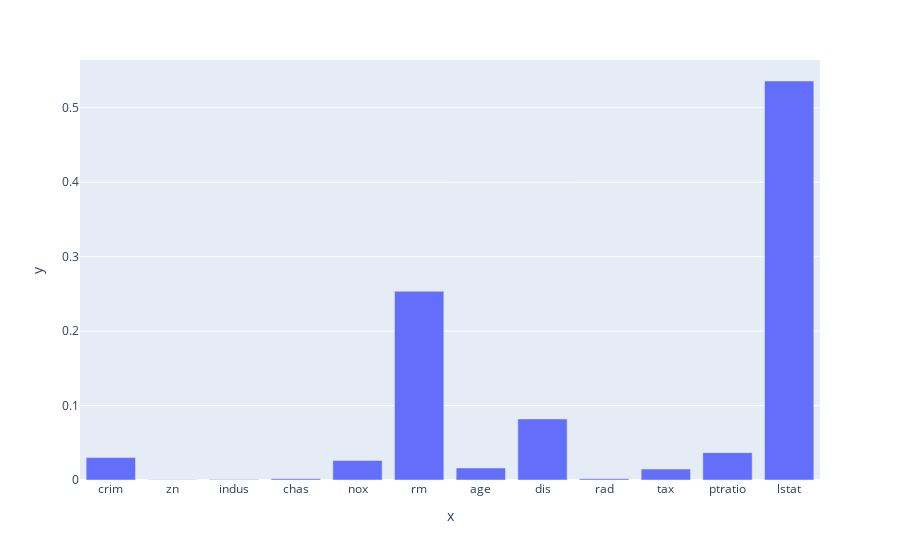

The notebook cell this image was saved under:
### Markdown cell above
### Regression tree

### Code cell
px.bar(x= (X.columns),y= (regressionTree.feature_importances_))

#<xml xmlns="https://developers.google.com/blockly/xml"><variables><variable id="+yh,Zg{hON]zy6D~.rH#">px</variable><variable id="_z/H/tTnOYS1Lla2~;*0">X</variable><variable id="dE3=o8T5`CCHo%,m,2(A">regressionTree</variable></variables><block type="varDoMethod" id="XntGzn~qa18Ik6_`_)X8" x="0" y="0"><mutation items="2"></mutation><field name="VAR" id="+yh,Zg{hON]zy6D~.rH#">px</field><field name="MEMBER">bar</field><data>px:bar</data><value name="ADD0"><block type="valueOutputCodeBlock" id="$ALMI7MUyW+_ndPYFX`6"><field name="CODE">x=</field><value name="INPUT"><block type="varGetProperty" id="]eR#Z1Q-Y.)v*wPlm%=h"><field name="VAR" id="_z/H/tTnOYS1Lla2~;*0">X</field><field name="MEMBER">columns</field><data>X:columns</data></block></value></block></value><value name="ADD1"><block type="valueOutputCodeBlock" id="3YVNFcVDtd*X{0Sg{6Oc"><field name="CODE">y=</field><value name="INPUT"><block type="varGetProperty" id="@z94kf*yvYscV2]OHY$,"><field name="VAR" id="dE3=o8T5`CCHo%,m,2(A">regressionTree</field><field name="MEMBER">feature_importances_</field><data>regressionTree:feature_importances_</data></block></value></block></value></block></xml>

### Figure 1 — Plotly figure (JSON) as saved in the notebook; plotly's stock layout.template omitted (floating-point values rounded to 4 significant figures)
{"data": [{"hovertemplate": "x=%{x}<br>y=%{y}<extra></extra>", "legendgroup": "", "marker": {"color": "#636efa", "pattern": {"shape": ""}}, "name": "", "orientation": "v", "showlegend": false, "textposition": "auto", "type": "bar", "x": ["crim", "zn", "indus", "chas", "nox", "rm", "age", "dis", "rad", "tax", "ptratio", "lstat"], "xaxis": "x", "y": [0.03021, 0.0004569, 0.0005342, 0.001744, 0.02616, 0.2535, 0.01622, 0.08196, 0.001757, 0.01469, 0.03677, 0.5359], "yaxis": "y"}], "layout": {"barmode": "relative", "legend": {"tracegroupgap": 0}, "margin": {"t": 60}, "xaxis": {"anchor": "y", "domain": [0, 1], "title": {"text": "x"}}, "yaxis": {"anchor": "x", "domain": [0, 1], "title": {"text": "y"}}}}
